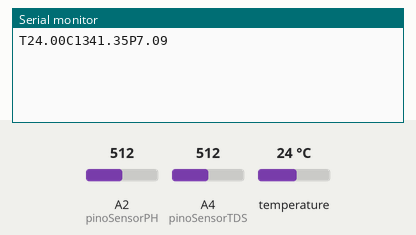
This sketch was run on a simulated Arduino Uno, built with avr-gcc and run on an emulated ATmega328P. Parts: the last lines printed to the serial monitor. Inputs (shaded band) come from the test bench; at power-on: temperature 24 °C, A2 (pinoSensorPH) = 512, A4 (pinoSensorTDS) = 512.

Above: at 2.2 s.
2.3 s: temperature set to 12 °C
3.8 s: A2 (pinoSensorPH) set to 716
At 5.0 s:
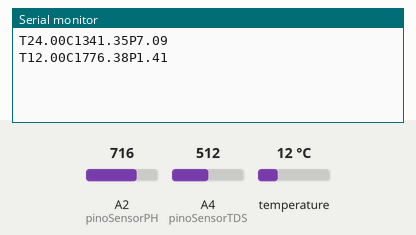
5.3 s: A4 (pinoSensorTDS) set to 716
At 6.6 s:
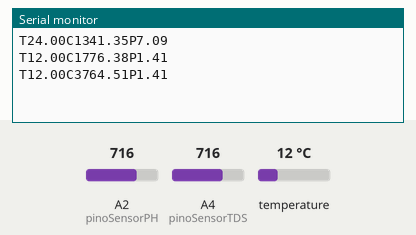
6.8 s: temperature set to 19 °C
8.3 s: A2 (pinoSensorPH) set to 900
At 9.5 s:
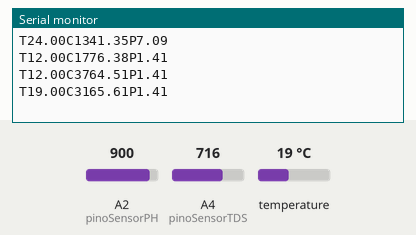
9.8 s: A4 (pinoSensorTDS) set to 900
At 11.4 s:
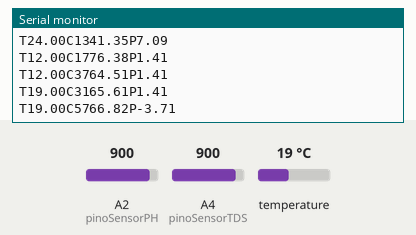
Timing chart, 0 to 12.3 s (numbered marks = the images above; inputs shaded):
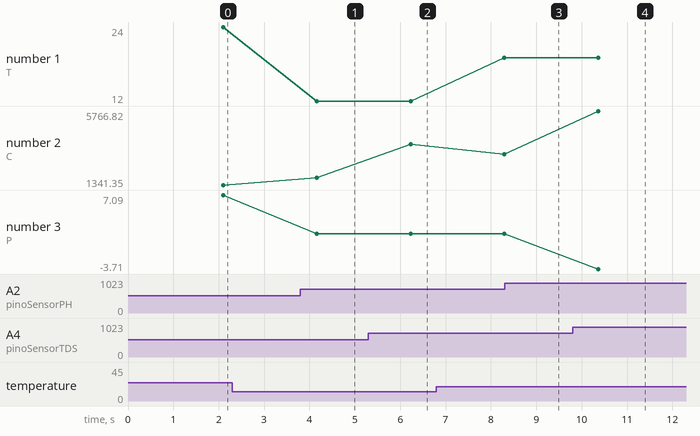

The sketch:

Aquaponia_Arduino.ino
```cpp
//Inclusões de bibliotecas e declaração de variáveis e funções

//DS18B20
  #include <OneWire.h>
  #include <DallasTemperature.h>
  OneWire pino(6);
  DallasTemperature barramento(&pino);
  DeviceAddress sensor;
  float temperatura;
  void medeTemperatura();

// TDS
  #include "GravityTDS.h"
  float tds = 0;
  GravityTDS gravityTDS;
  void medeTDS();
  #define pinoSensorTDS A4

//PH
  #define pinoSensorPH A2
  float valor_calibracao = 21.34;
  unsigned long int media;
  int medidas[10],aux;
  float PH;
  void medePH();

//Envio pro ESP
  String textoEnvio;
  void enviarParaESP();

int delayMedidas = 1000;

void setup() {
  Serial.begin(9600);

  //Inicializa a biblioteca de mediçaõ do TDS
  gravityTDS.setPin(pinoSensorTDS);
  gravityTDS.setAref(5.0);
  gravityTDS.setAdcRange(1024);
  gravityTDS.begin();

  //Inicializa a biblioteca de temperatura
  barramento.begin();
  barramento.getAddress(sensor, 0);

  delay(1000);
}

void loop() {
  static unsigned long medidasAnterior;

  if(millis() - medidasAnterior > delayMedidas){

    medeTemperatura();
    medePH();
    medeTDS();
    enviarParaESP();

    medidasAnterior = millis();
  }
}
```

DS18B20.ino
```cpp
void medeTemperatura(){
  barramento.requestTemperatures(); //Pede as temperaturas para a biblioteca
  temperatura = barramento.getTempC(sensor); //Pega a temperatura em Celsius
}
```

EnviarParaESP.ino
```cpp
void enviarParaESP(){

  //Modifica a variável textoEnvio com os valores da medidas para enviar para o ESP
  textoEnvio =  "T" + String(temperatura);
  textoEnvio += "C" + String(tds);
  textoEnvio += "P" + String(PH);

  //Envia a variavel via comunicação Serial para o ESP
  Serial.println(textoEnvio);
}
```

PH.ino
```cpp
void medePH(){

 media = 0;

 //Faz 10 medições analógicas do sensor
  for(int i=0;i<10;i++) {
    medidas[i]=analogRead(pinoSensorPH);
    delay(30);
  }

  //Organiza os valors em forma crescente
  for(int i=0;i<9;i++){
    for(int j=i+1;j<10;j++){
      if(medidas[i]>medidas[j]){
        aux=medidas[i];
        medidas[i]=medidas[j];
        medidas[j]=aux;
      }
    }
  }

 //Faz a media das 6 medidas do meio
 for(int i=2;i<8;i++){
    media += medidas[i];
 }

 //Converte a media das medida para voltagem
 float voltagem=(float)media*5.0/1024/6;

 //Converte a voltagem em PH
 PH = -5.70 * voltagem + valor_calibracao;

}
```

TDS.ino
```cpp
void medeTDS(){
  gravityTDS.setTemperature(temperatura);  // Compensasão por temperatura
  gravityTDS.update();  //Calculo
  tds = gravityTDS.getTdsValue(); // Pega o valor do TDS
}
```

Measured:
- after the input at 3.8 s, the serial monitor: prints a new line after 0.36 s (image 1)
- after the input at 5.3 s, the serial monitor: prints a new line after 0.93 s (image 2)
- after the input at 9.8 s, the serial monitor: prints a new line after 0.56 s (image 4)
- plotted number 1: 12 → 19 after the input at 6.8 s
- plotted number 2: 1776.38 → 3764.51 after the input at 5.3 s, 3764.51 → 3165.61 after the input at 6.8 s, 3165.61 → 5766.82 after the input at 9.8 s
- plotted number 3: 7.09 → 1.41 after the input at 3.8 s
